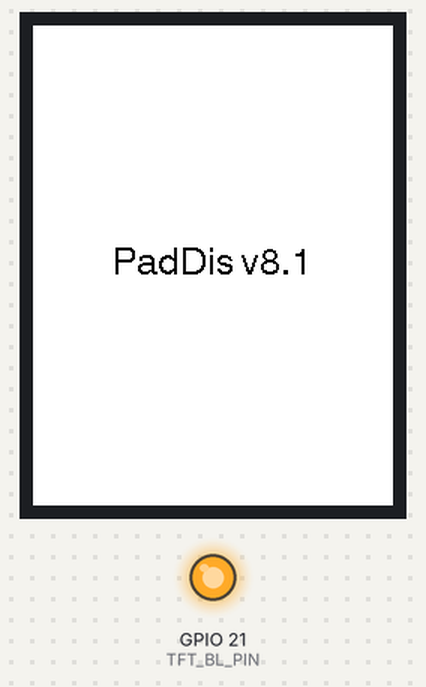
The sketch below on a simulated ESP32. Parts: 240×320 colour display, output pins drawn as LEDs (lit = HIGH). Storage starts empty; what the sketch prints to the serial monitor is not drawn.

Above: at 0.5 s.
At 20.7 s:
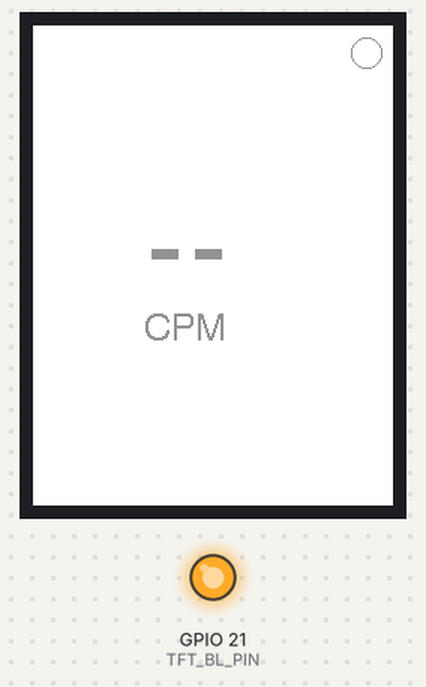

The sketch:

paddlestroke_espnow_rx.ino
```cpp
#include <TFT_eSPI.h>
#include <WiFi.h>
#include <esp_now.h>
#include <SPI.h>
#include <SD.h>

#define SKETCH_NAME    "PadDis"
#define SKETCH_VERSION "8.1"

// ── Payload struct — must match PadMon (paddlestroke.ino) exactly ─────────────
struct __attribute__((packed)) ImuDataPayload {
    uint32_t seq;
    uint32_t timestamp_ms;
    float    accel_x, accel_y, accel_z;
    float    q_w, q_x, q_y, q_z;
    float    roll, pitch, yaw;
    uint32_t stroke_count;
    uint32_t cpm;
    float    hz;
};
static_assert(sizeof(ImuDataPayload) == 60, "Payload size mismatch — check struct");

// ── Pin assignments ───────────────────────────────────────────────────────────
#define TFT_BL_PIN  21
// SD card on VSPI — independent bus from display HSPI (no conflict)
#define SD_CS    5
#define SD_SCK  18
#define SD_MOSI 23
#define SD_MISO 19

// ── Display constants ─────────────────────────────────────────────────────────
#define SPLASH_MS      20000UL
#define SIGNAL_TIMEOUT  3000UL
#define FLASH_MS         500UL
#define ICON_R              10
#define GREY  ((uint16_t)0x9492)   // #909090 in RGB565

// ── SD logging ────────────────────────────────────────────────────────────────
#define FLUSH_INTERVAL_MS 5000UL

// ── Ring buffer (WiFi task Core 0 → loop Core 1) ─────────────────────────────
#define RING_SIZE 32
static ImuDataPayload rxRing[RING_SIZE];
static volatile int   rxHead = 0;
static volatile int   rxTail = 0;
portMUX_TYPE          rxMux  = portMUX_INITIALIZER_UNLOCKED;

TFT_eSPI  tft;
SPIClass  sdSpi(VSPI);
static bool   sdReady       = false;
static File   logFile;

static bool          hasReceived  = false;
static uint32_t      displayedCpm = UINT32_MAX;   // force first draw
static unsigned long lastRxMs     = 0;
static int           iconCx, iconCy;

// ── ESPnow callback (Core 0) ──────────────────────────────────────────────────
void onReceive(const esp_now_recv_info *info, const uint8_t *data, int len) {
    if (len != (int)sizeof(ImuDataPayload)) return;
    ImuDataPayload p;
    memcpy(&p, data, sizeof(p));
    portENTER_CRITICAL(&rxMux);
    int next = (rxHead + 1) % RING_SIZE;
    if (next != rxTail) {
        rxRing[rxHead] = p;
        rxHead         = next;
    }
    portEXIT_CRITICAL(&rxMux);
}

// ── Display helpers ───────────────────────────────────────────────────────────
static void clearAllPixels() {
    for (int r = 0; r < 4; r++) { tft.setRotation(r); tft.fillScreen(TFT_WHITE); }
    tft.setRotation(2);
}

static void drawRate(uint32_t cpm, bool active) {
    uint16_t col     = active ? TFT_BLACK : GREY;
    int      w       = tft.width();
    int      h       = tft.height();
    int      usableW = w - (ICON_R * 2 + 16);
    tft.fillRect(0, 0, usableW, h, TFT_WHITE);
    tft.setTextFont(8);
    tft.setTextColor(col, TFT_WHITE);
    String s  = hasReceived ? String(cpm) : "--";
    int    tw = tft.textWidth(s);
    int    th = tft.fontHeight(8);
    int    x  = (usableW - tw) / 2;
    int    y  = (h - th) / 2 - 10;
    tft.setCursor(x, y);
    tft.print(s);
    tft.setTextFont(4);
    tft.setTextColor(col, TFT_WHITE);
    String label = "CPM";
    tft.setCursor((usableW - tft.textWidth(label)) / 2, y + th + 4);
    tft.print(label);
}

static void drawIcon(bool receiving, bool filled) {
    tft.fillRect(iconCx - ICON_R - 2, 0, (ICON_R + 2) * 2, iconCy + ICON_R + 4, TFT_WHITE);
    if (receiving && filled)  tft.fillCircle(iconCx, iconCy, ICON_R, TFT_BLACK);
    else if (receiving)       tft.drawCircle(iconCx, iconCy, ICON_R, TFT_BLACK);
    else                      tft.drawCircle(iconCx, iconCy, ICON_R, GREY);
}

static void fatalError(const char *msg) {
    tft.fillScreen(TFT_WHITE);
    tft.setTextFont(2);
    tft.setTextColor(TFT_RED, TFT_WHITE);
    tft.setCursor((tft.width() - tft.textWidth(msg)) / 2, tft.height() / 2 - 8);
    tft.print(msg);
    Serial.println(msg);
    while (true) delay(1000);
}

// ── Setup ─────────────────────────────────────────────────────────────────────
void setup() {
    Serial.begin(115200);
    Serial.println(SKETCH_NAME " v" SKETCH_VERSION " — starting");

    tft.init();
    pinMode(TFT_BL_PIN, OUTPUT);
    digitalWrite(TFT_BL_PIN, HIGH);
    clearAllPixels();

    iconCx = tft.width()  - ICON_R - 8;
    iconCy = ICON_R + 8;

    tft.setTextFont(4);
    tft.setTextColor(TFT_BLACK, TFT_WHITE);
    const char *splash = SKETCH_NAME " v" SKETCH_VERSION;
    tft.setCursor((tft.width()  - tft.textWidth(splash)) / 2,
                  (tft.height() - tft.fontHeight(4))      / 2);
    tft.print(splash);

    // SD card (VSPI — separate bus from display)
    sdSpi.begin(SD_SCK, SD_MISO, SD_MOSI, SD_CS);
    if (!SD.begin(SD_CS, sdSpi, 4000000)) {
        Serial.println("SD init failed — logging disabled");
    } else {
        char fname[] = "/ImuLog00.CSV";
        for (int i = 0; i < 100; i++) {
            fname[7] = '0' + i / 10;
            fname[8] = '0' + i % 10;
            if (!SD.exists(fname)) break;
        }
        logFile = SD.open(fname, FILE_WRITE);
        if (!logFile) {
            Serial.println("SD file open failed — logging disabled");
        } else {
            logFile.println("# " SKETCH_NAME " v" SKETCH_VERSION);
            logFile.println("seq,timestamp_ms,"
                            "accel_x,accel_y,accel_z,"
                            "q_w,q_x,q_y,q_z,"
                            "roll,pitch,yaw,"
                            "stroke_count,cpm,hz");
            Serial.print("Logging to "); Serial.println(fname);
            sdReady = true;
        }
    }

    // ESPnow
    WiFi.mode(WIFI_STA);
    WiFi.disconnect();
    if (esp_now_init() != ESP_OK) fatalError("ESPnow init FAILED");
    esp_now_register_recv_cb(onReceive);

    delay(SPLASH_MS);

    tft.fillScreen(TFT_WHITE);
    drawRate(0, false);
    drawIcon(false, false);
}

// ── Loop ──────────────────────────────────────────────────────────────────────
void loop() {
    // Drain one packet per iteration
    ImuDataPayload pkt;
    bool got = false;
    portENTER_CRITICAL(&rxMux);
    if (rxHead != rxTail) {
        pkt    = rxRing[rxTail];
        rxTail = (rxTail + 1) % RING_SIZE;
        got    = true;
    }
    portEXIT_CRITICAL(&rxMux);

    if (got) {
        hasReceived = true;
        lastRxMs    = millis();

        // Log every packet to SD
        if (sdReady) {
            char row[192];
            int n = snprintf(row, sizeof(row),
                "%u,%u,%.5f,%.5f,%.5f,%.8f,%.8f,%.8f,%.8f,%.5f,%.5f,%.5f,%u,%u,%.3f\n",
                pkt.seq, pkt.timestamp_ms,
                pkt.accel_x, pkt.accel_y, pkt.accel_z,
                pkt.q_w, pkt.q_x, pkt.q_y, pkt.q_z,
                pkt.roll, pkt.pitch, pkt.yaw,
                pkt.stroke_count, pkt.cpm, pkt.hz);
            logFile.write((const uint8_t*)row, n);
        }

        // Update display only when CPM changes (avoids 100 Hz screen redraws)
        if (pkt.cpm != displayedCpm) {
            displayedCpm = pkt.cpm;
            drawRate(pkt.cpm, true);
            Serial.printf("CPM: %u  (%.2f Hz)  stroke=%u\n",
                          pkt.cpm, pkt.hz, pkt.stroke_count);
        }
    }

    unsigned long now = millis();

    // Flush SD periodically
    static unsigned long lastFlush = 0;
    if (sdReady && now - lastFlush >= FLUSH_INTERVAL_MS) {
        lastFlush = now;
        logFile.flush();
    }

    // Signal state transitions
    bool receiving = hasReceived && (now - lastRxMs < SIGNAL_TIMEOUT);
    static bool          prevReceiving = false;
    static bool          iconFilled    = true;
    static unsigned long lastFlash     = 0;

    if (receiving != prevReceiving) {
        if (!receiving) {
            drawRate(displayedCpm, false);
            drawIcon(false, false);
            Serial.println("Signal lost");
            if (sdReady) logFile.flush();
        } else {
            iconFilled = true;
            lastFlash  = now;
            drawIcon(true, true);
        }
        prevReceiving = receiving;
    }

    // Flash icon while receiving
    if (receiving && (now - lastFlash >= FLASH_MS)) {
        lastFlash  = now;
        iconFilled = !iconFilled;
        drawIcon(true, iconFilled);
    }
}
```
